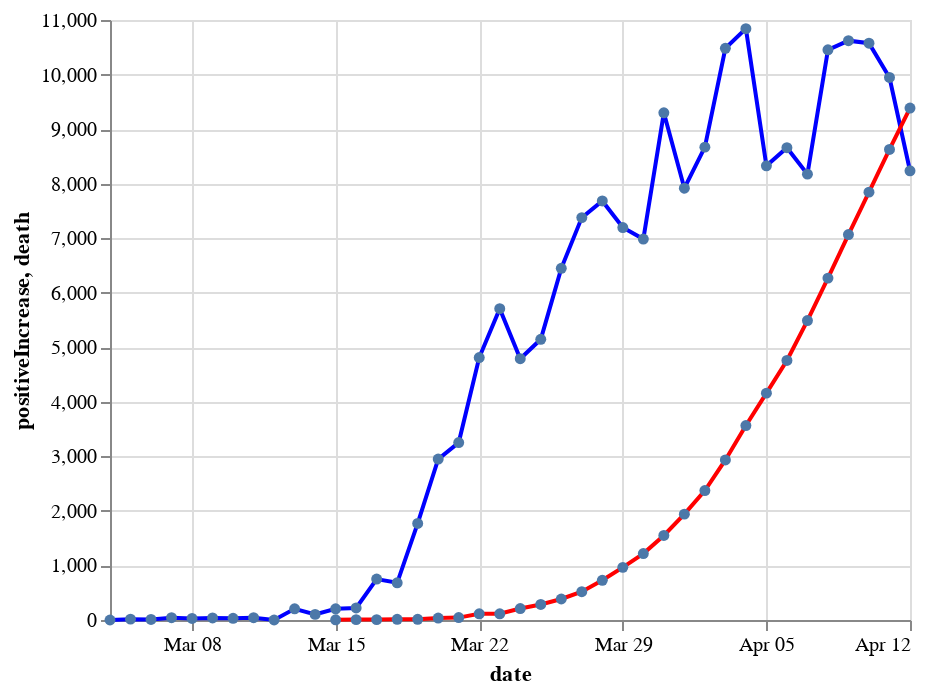

Write notebook code for a chart like this one.
### Code cell
covid_api.compare(state="NY", start="20200301", end="20200412", first_prop="positiveIncrease", second_prop="death", points=True)
